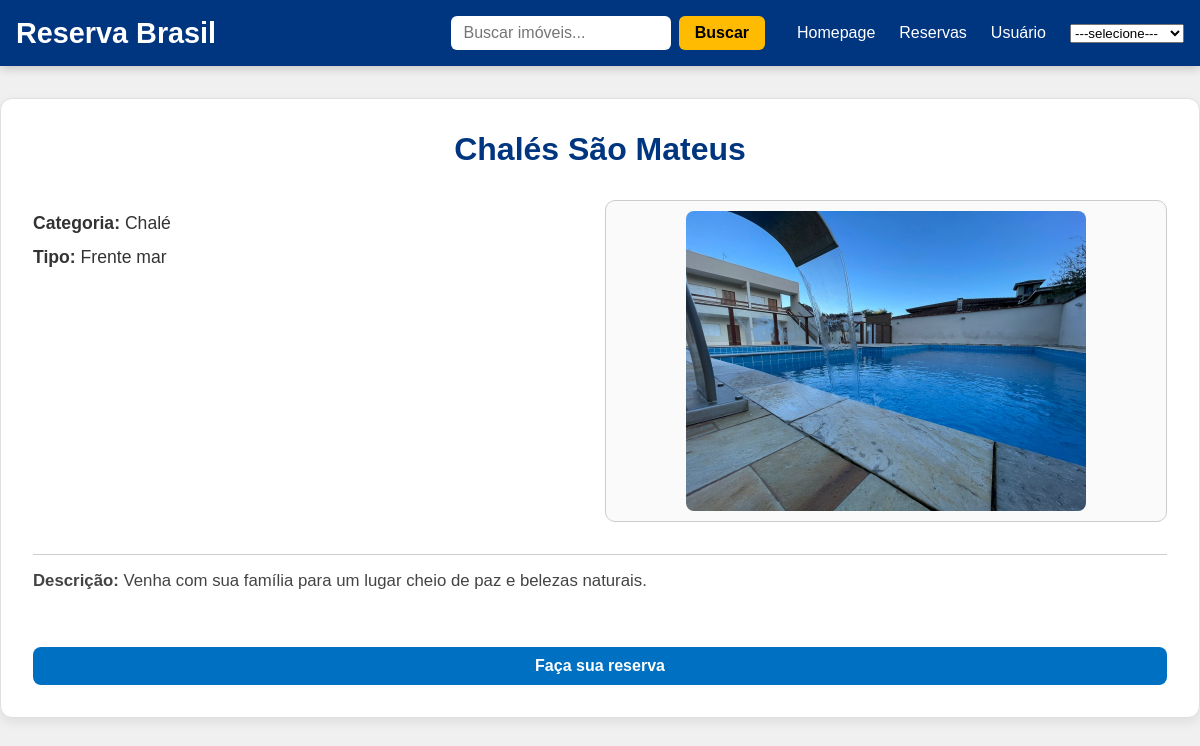
The app's page /property/1/, older data.
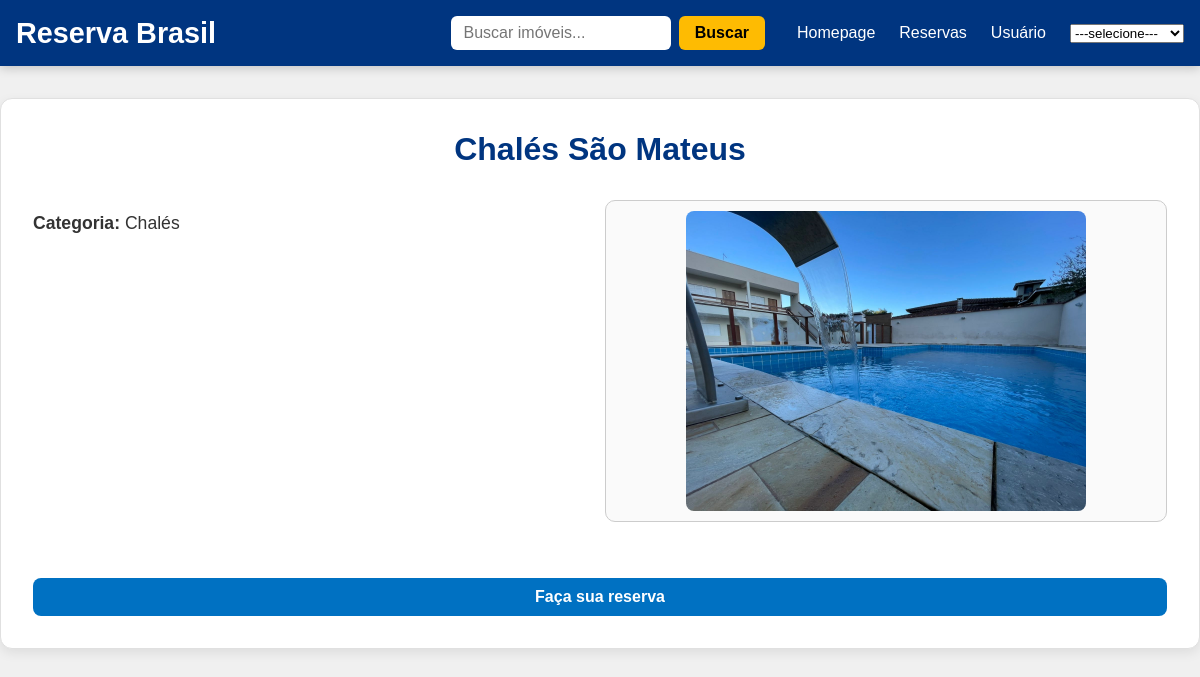
The same page, newer data.
### core/models.py (models this page shows, shortened)
class Property(models.Model):
    image = models.ImageField(null=True, blank=True)
    name = models.CharField(max_length=200)
    id_property = models.AutoField(primary_key=True)
    price = models.DecimalField(max_digits=10, decimal_places=2, null=True, blank=True)
    rate = models.DecimalField(max_digits=10, decimal_places=2, null=True, blank=True)
    active = models.BooleanField(default=True)
    category = models.ForeignKey(Category, null=True, blank=True, on_delete=models.SET_NULL)
    typeProperty = models.ForeignKey(Type, null=True, blank=True, on_delete=models.SET_NULL)
    description = models.TextField(max_length=800, null=True, blank=True)

class Category(models.Model):
    name = models.CharField(max_length=200)

class Type(models.Model):
    name = models.CharField(max_length=200)

### core/views.py (the view)
# urls.py: path('property/<int:property_id>/', propertyDetail, name='propertyDetail'),
def propertyDetail(request, property_id):
    property_obj = get_object_or_404(Property, id_property=property_id)
    return render(request, 'propertyDetail.html', {'property': property_obj})

### core/templates/propertyDetail.html (shortened to what this page needs)
{% load static %}
<!DOCTYPE html>
<html lang="pt-br">
    <head>
        <link rel="stylesheet" href="{% static 'css/propertyDetail.css' %}" />
    </head>
    <body>
        {% include 'base.html' %}
        <div class="property-detail-container">
            <h1 class="property-detail-header">{{ property.name }}</h1>
            <div class="property-detail-main">
                <div class="property-info">
                     {% if property.category %}
                    <p><strong>Categoria:</strong> {{ property.category.name }}</p>
                    {% endif %} {% if property.typeProperty %}
                    <p><strong>Tipo:</strong> {{ property.typeProperty.name }}</p>
                    {% endif %}
                </div>
                {% if property.image %}
                <div class="property-image-container">
                    <img
                        class="property-image"
                        src="{{ property.image.url }}"
                        alt="{{ property.name }}"
                    />
                </div>
                {% endif %}
            </div>
            {% if property.description %}
            <div class="property-description">
                <p><strong>Descrição:</strong> {{ property.description }}</p>
            </div>
            {% endif %}
            <a href="{% url 'homeReservation' %}">Faça sua reserva</a>
        </div>
    </body>
</html>

Row changes from the older to the newer data that the page shows:
changed Property "Chalés São Mateus": category.name "Chalé" → "Chalés"; typeProperty_id 1 → empty (drawn); typeProperty.name "Frente mar" → (not shown); description "Venha com sua família para um lugar cheio de paz e belezas naturais." → (not shown)
Text that changed along with them:
text no longer shown: "Tipo: Descrição:"
